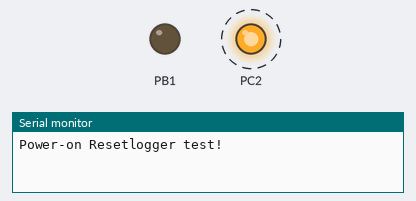
The program below on a simulated ATmega8, built with avr-gcc and emulated at 1 MHz. On the bench: output pins drawn as LEDs (lit = HIGH), the last lines printed to the serial monitor. Dashed ring = blinking. Pins used as bus, display or sensor lines are not drawn.

Above: at 0.15 s.
At 4.52 s:
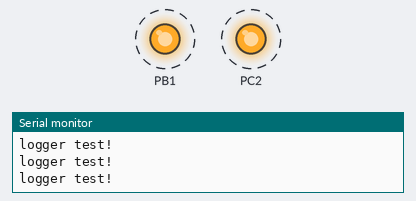
Timing chart, 0 to 4.8 s (numbered marks = the images above):
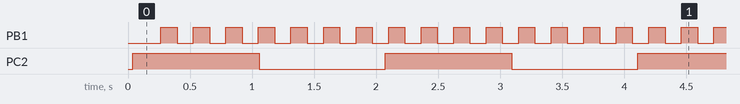

The program:

main.c
```c
/*
 * AfrSys.c
 *
 * Created: 2/8/2018 1:57:15 AM
 * Author : mabdelr2
 */


#include "MCU.h"

#include <util/delay.h>


#include "DIO.h"
#include "SCI_uart.h"
#include "SPI.h"
#include "LOG_uartLogger.h"
#include "adc.h"
#include "TIM_timers.h"


int main(void)
{
	uint16 u16AdcVal=0;
	//uint8 u8ValStr [20];

	DIO_vidSetPinMode(DIO_PC2, OUTPUT);
	DIO_vidSetPinMode(DIO_PB1, OUTPUT);
	DIO_vidSetPinMode(DIO_PC0, INPUT);

	DDRB = 0x06;                      // Set Port PB1 and PB2 as Output

	MCU_vidDisableInterrupts();

	UART_init(9600U);
	SPI_vidMasterInit();


	TIM_vidT1PWMInit(8, TIM1_CHA_CHB_NON_INVERTING, TIM1_1024_PRESCALER);

	TIM_vidT1PwmASetDuty(127);
	TIM_vidT1PwmBSetDuty(127);

	//ADC_vidInit();

	MCU_vidEnableInterrupts();


	//int input=23765;
	int fVolt;

	MCU_vidResetSrcCheck();

	while(1) {
		INFO("logger test! \n");
		SPI_eSendByte(0x01);

		_delay_ms(1000);
	}
	//uint32 temp;

	//INFO("ADC Read : \n");
	//u16AdcVal = ADC_u16Read(0);/* read channel zero where the temp sensor is connect */
	//temp = ((u16AdcVal*5)/(1023))*10; /* calculate the temp from the ADC value*/
	//INFO("ADC VAL : %d", u16AdcVal );


	while(1){

		u16AdcVal = ADC_u16Read(0);/* read channel zero where the temp sensor is connect */
		//temp = ((u16AdcVal*5)/(1023))*10; /* calculate the temp from the ADC value*/
		INFO("ADC VAL : %d", u16AdcVal );
		//INFO("Tmp VAL : %d", temp );
		_delay_ms(1000);
	}

	while(0) {

		//PORTC &= ~(1<<PINC3); /* LED on */
		//UART_sendByte('A');
		//DIO_vidDigitalPinToggle(DIO_PC2);
		//DIO_vidDigitalPinWrite(DIO_PC0, HIGH);
		//printNumber(2345,10);
		//UART_sendString();
		//UART_sendString("\r\n");
		//UART_sendString("ADC VAL : ");

		u16AdcVal = ADC_u16Read(0);
		fVolt=(u16AdcVal*5.00)/1023;
		INFO("ADC VAL : %d", u16AdcVal );
		INFO("volt VAL : %d", fVolt );
		//printNumber(u16AdcVal,10);
		//UART_sendString("\r\n");
		//UART_sendString(
		_delay_ms(1000);
		DIO_vidDigitalPinWrite(DIO_PB2,LOW);
		//SPI_eSendByte('A');
		_delay_ms(10);
		DIO_vidDigitalPinWrite(DIO_PB2,HIGH);
		//PORTC |= 1<<PINC3; /* LED off */
		//DIO_vidDigitalPinWrite(DIO_PC0, LOW);
		//_delay_ms(900);
	}

	while(1){

	}
	return 0;
}
```

LOG_uartLogger.c
```c
/*! \file LOG_uartLogger.c \brief UART logger library. */
/************************************************************************************************************
*
* File Name		: 'LOG_uartLogger.c'
* Title			: UART logger library
* Author		: Mohamed Abd El-Raouf - Copyright (C) 2018-2020
* Created		: 2/26/2018 5:22:32 AM
* Revised		: 3/22/2018 8:35:00 PM
* Version		: 1.0
* Target MCU	: Atmel AVR Series
*
* COPYRIGHT 2018  DEC-LLC All Rights Reserved
*
************************************************************************************************************/

/*--------------------------------------------- INCLUDES --------------------------------------------------*/
#include "SCI_uart.h"
#include "LOG_uartLogger.h"

/*----------------------------------------- MACROS Definitions --------------------------------------------*/

/*-------------------------------------Static functions Declarations --------------------------------------*/

static void uart_putchar(char c, FILE *stream);
static char uart_getchar(FILE *stream);

/*------------------------------------------ Global Variables ---------------------------------------------*/

boolean bLoggerInitialized = FALSE;
FILE uart_output = FDEV_SETUP_STREAM(uart_putchar, NULL, _FDEV_SETUP_WRITE);
FILE uart_input = FDEV_SETUP_STREAM(NULL, uart_getchar, _FDEV_SETUP_READ);
FILE uart_io = FDEV_SETUP_STREAM(uart_putchar, uart_getchar, _FDEV_SETUP_RW);

/*-------------------------------------Static functions Definitions ---------------------------------------*/

static void uart_putchar(char c, FILE *stream) {
	if (c == '\n') {
		uart_putchar('\r', stream);
	}
	UART_sendByte(c);
}

static char uart_getchar(FILE *stream) {
	return UART_recieveByte();
}

/*------------------------------------ Global Functions Definitions----------------------------------------*/

/************************************************************************************************************
* Function				: LOG_vidInit
* Description			: Initialize the LOG_uartLogger module by initializing the UART channel and setting
						  the stdout,stdin to the UART peripheral .
* Parameters[in]		: None
* Parameters[in/out]	: None
* Parameters[out]		: None
*
*************************************************************************************************************/
extern void LOG_vidInit(void){
	    UART_init(SERIAL_DEBUGGER_BAUD_RATE__);
		stdout = &uart_output;
		stdin  = &uart_input;
	    bLoggerInitialized = TRUE;
}


/************************************************************************************************************
* Function				: LOG_vidPrint
* Description			: Print a string to the UART terminal.
* Parameters[in]		: Multiple arguments that will be appended into a string and sent to the UART channel
* Parameters[in/out]	: None
* Parameters[out]		: None
*
Note : This function will initialize the default UART peripheral if it is not initialized
*************************************************************************************************************/
extern void LOG_vidPrint(char * format, ...){
	if ( bLoggerInitialized == FALSE ){
		LOG_vidInit();
		bLoggerInitialized = TRUE;
	}
	char debugMsg[DBG_BUF_MAX_SIZE];
	va_list ap;
	va_start(ap, format);
	vsnprintf(debugMsg, DBG_BUF_MAX_SIZE, format, ap);
	printf(debugMsg);
	va_end(ap);

}

/************************************************************************************************************
* Function				: LOG_vidPrintLn
* Description			: Print a string in one line to the UART terminal.
* Parameters[in]		: Multiple arguments that will be appended into a string and sent to the UART channel
* Parameters[in/out]	: None
* Parameters[out]		: None
*
Note : This function will initialize the default UART peripheral if it is not initialized
*************************************************************************************************************/
extern void LOG_vidPrintLn(char * format, ...){
	if ( bLoggerInitialized == FALSE ){
		LOG_vidInit();
		bLoggerInitialized = TRUE;
	}
	char debugMsg[DBG_BUF_MAX_SIZE];
	va_list ap;
	va_start(ap, format);
	vsnprintf(debugMsg, DBG_BUF_MAX_SIZE, format, ap);
	printf("%s\r",debugMsg);
	va_end(ap);
}
```

LOG_uartLogger.h
```c
/*! \file LOG_uartLogger.h \brief UART logger library. */
/************************************************************************************************************
*
* File Name		: 'LOG_uartLogger.h'
* Title			: UART logger library
* Author		: Mohamed Abd El-Raouf - Copyright (C) 2018-2020
* Created		: 2/26/2018 5:22:32 AM
* Revised		: 3/22/2018 8:35:00 PM
* Version		: 1.0
* Target MCU	: Atmel AVR Series
*
* COPYRIGHT 2018  DEC-LLC All Rights Reserved
*
************************************************************************************************************/
#ifndef LOG_UARTLOGGER_H_
#define LOG_UARTLOGGER_H_

/*--------------------------------------------- INCLUDES --------------------------------------------------*/
#include <stdio.h>
#include <stdarg.h>

/*----------------------------------------- MACROS Definitions --------------------------------------------*/
#define SERIAL_DEBUGGER_BAUD_RATE__ 9600u
#define DBG_BUF_MAX_SIZE 100U
/* wrapper to print one line to the UART terminal*/
#define INFO(...) LOG_vidPrintLn((char*)__VA_ARGS__)

/*------------------------------------------ Global Variables ---------------------------------------------*/

/*------------------------------------ Global Functions Definitions----------------------------------------*/

/************************************************************************************************************
* Function				: LOG_vidInit
* Description			: Initialize the LOG_uartLogger module by initializing the UART channel and setting
						  the stdout,stdin to the UART peripheral .
* Parameters[in]		: None
* Parameters[in/out]	: None
* Parameters[out]		: None
*
*************************************************************************************************************/
extern void LOG_vidInit(void);

/************************************************************************************************************
* Function				: LOG_vidPrint
* Description			: Print a string to the UART terminal.
* Parameters[in]		: Multiple arguments that will be appended into a string and sent to the UART channel
* Parameters[in/out]	: None
* Parameters[out]		: None
*
Note : This function will initialize the default UART peripheral if it is not initialized
*************************************************************************************************************/
extern void LOG_vidPrint(char * format, ...);

/************************************************************************************************************
* Function				: LOG_vidPrintLn
* Description			: Print a string in one line to the UART terminal.
* Parameters[in]		: Multiple arguments that will be appended into a string and sent to the UART channel
* Parameters[in/out]	: None
* Parameters[out]		: None
*
Note : This function will initialize the default UART peripheral if it is not initialized
*************************************************************************************************************/
extern void LOG_vidPrintLn(char * format, ...);


#endif /* LOG_UARTLOGGER_H_ */
```

MCU.c
```c
/*! \file MCU.c \brief library for all MCU configurations and dedicated APIs */
/**********************************************************************************************************
*
* File Name		: 'MCU.c'
* Title			: Library for all MCU configurations and dedicated APIs
* Author		: Mohamed Abd El-Raouf - Copyright (C) 2018-2020
* Created		: 2/10/2018 6:24:51 PM
* Revised		: 3/22/2018 8:35:00 PM
* Version		: 1.0
* Target MCU	: Atmel AVR Series
*
* COPYRIGHT 2018  DEC-LLC All Rights Reserved
*

 ----------------------------------------------------------------------------------------------------------
 cpu		:   ATmega8
 speed		:   1 mhz (max: 16 mhz)
 voltage	:	5 V
 ram		:   1024 bytes (0x0060-0x045f)
 rom		:   4096 bytes (0x0000-0x0fff)
 eeprom		:	512 bytes (0x0000-0x01ff)
 -----------------------------------------------------------------------------------------------------------
  -----------------------------------------------------------------------------------------------------------
  cpu:     ATmega32
  speed:   1 mhz (max: 16 mhz)
  voltage: 5 V
  ram:     2048 bytes (0x0060-0x085f)
  rom:     16384 bytes (0x0000-0x3fff)
  eeprom:  1024 bytes (0x0000-0x03ff)
  -----------------------------------------------------------------------------------------------------------
************************************************************************************************************/

/*---------------------------------------------------- INCLUDES --------------------------------------------*/
#include "MCU.h"
#include "LOG_uartLogger.h"

/*--------------------------------------------- MACROS Definitions ------------------------------------------*/


/*---------------------------------------------- Global Variables -------------------------------------------*/

/* Var. to count the number of the nested critical sections */
static uint8 MCU_u8NoOfInterrDisabled = (uint8)0x00;


/*--------------------------------------------- FUNCTION Definitions ----------------------------------------*/

/*************************************************************************************************************
* Function				: MCU_vidResetSrcCheck
* Description			: Check the source of last reset and perform necessary actions
* Parameters[in]		: None
* Parameters[in/out]	: None
* Parameters[out]		: None.
*
**************************************************************************************************************/
extern void MCU_vidResetSrcCheck(void){

	/* Reset Source checking */
	if (MCUCSR & (1<<PORF))
	{
		/* Power-on Reset */
		MCUCSR=0;

		INFO("Power-on Reset");
	}
	else if (MCUCSR & (1<<EXTRF))
	{
		/* External Reset */
		MCUCSR=0;

		INFO("External Reset");
	}
	else if (MCUCSR & (1<<BORF))
	{
		/* Brown-Out Reset */
		MCUCSR=0;

		INFO("Brown-Out Reset");
	}
	else if (MCUCSR & (1<<WDRF))
	{
		/* Watchdog Reset */
		MCUCSR=0;

		INFO("Watchdog Reset");
	} else {
		INFO("UNKNOWN RESET");
	}
}

/************************************************************************************************************
* Function				: MCU_vidDisableInterrupts
* Description			: Disables the Global interrupt of the Micro controller taking in
						  consideration the Nested Critical sections
* Parameters[in]		: None
* Parameters[in/out]	: None
* Parameters[out]		: None.
*
*************************************************************************************************************/
extern void MCU_vidDisableInterrupts(void)
{
	if(MCU_u8NoOfInterrDisabled == (uint8)0)
	{
		cli();
		MCU_u8NoOfInterrDisabled ++;
	}
	else
	{
		MCU_u8NoOfInterrDisabled ++;
	}
}

/************************************************************************************************************
* Function				: MCU_vidEnableInterrupts
* Description			: Enables the Global interrupt of the Micro controller taking in consideration
						  the Nested Critical sections
* Parameters[in]		: None
* Parameters[in/out]	: None
* Parameters[out]		: None.
*
*************************************************************************************************************/
extern void MCU_vidEnableInterrupts( void )
{
	if(MCU_u8NoOfInterrDisabled > (uint8)0)
	{
		MCU_u8NoOfInterrDisabled --;
	}
	else
	{

	}
	if(MCU_u8NoOfInterrDisabled ==(uint8)0)
	{
		sei();
	}
	else
	{

	}

}

/************************************************************************************************************
* Function				: MCU_vidDelay_1_us
* Description			: Cause a delay of almost 1 us
* Parameters[in]		: None
* Parameters[in/out]	: None
* Parameters[out]		: None.
*
*************************************************************************************************************/
extern void MCU_vidDelay_1_us(void)  {
	/* depends on cpu speed @ 1 mhz 1 us != 1 nop (minus something for call+ret) */
	NOP();
}

/************************************************************************************************************
* Function				: MCU_vidDelay_10_us
* Description			: Cause a delay of almost 10 us
* Parameters[in]		: None
* Parameters[in/out]	: None
* Parameters[out]		: None.
*
*************************************************************************************************************/
extern void MCU_vidDelay_10_us(void) {
	unsigned char a;
	 for (a=0; a<10; a++){
		  MCU_vidDelay_1_us();
	 }
}

/*************************************************************************************************************
* Function				: MCU_vidResetCpu
* Description			: Cause a reset for the MCU
* Parameters[in]		: None
* Parameters[in/out]	: None
* Parameters[out]		: None.
*
**************************************************************************************************************/
extern void MCU_vidResetCpu(void) {

}
```

Common_Macros.h
```c
/*! \file Common_Macros.h \brief common macros that are most commonly used in all other components */
/**********************************************************************************************************
*
* File Name		: 'Common_Macros.h'
* Title			: Common macros that are most commonly used in all other components
* Author		: Mohamed Abd El-Raouf - Copyright (C) 2018-2020
* Created		: 2/9/2018 3:33:02 PM
* Revised		: 3/22/2018 8:35:00 PM
* Version		: 1.0
* Target MCU	: Atmel AVR Series
*
* COPYRIGHT 2018  DEC-LLC All Rights Reserved
*
************************************************************************************************************/
#ifndef COMMON_MACROS_H_
#define COMMON_MACROS_H_

#define STD_ERR_OK		254U
#define STD_ERR_NOK		255U

#define TRUE	1U
#define FALSE	0U

#define PI			(3.141592653589793238462643383279500)
#define HALF_PI		(1.570796326794896619231321691639800)
#define TWO_PI		(6.283185307179586476925286766559000)
#define DEG_TO_RAD	(0.017453292519943295769236907684886)
#define RAD_TO_DEG	(57.29577951308232087679815481410500)

#define MIN(A,B)		((A)<(B)?(A):(B))
#define MAX(A,b)		((A)>(B)?(A):(B))
#define ABS(X)			((X)>0?(X):-(X))
#define CONSTRAIN		(VAL,LOWEST,HIGHEST) ((VAL)<(LOWEST)?(LOWEST):((VAL)>(HIGHEST)?(HIGHEST):(VAL)))
#define ROUND(X)		((X)>=0?(long)((X)+0.5f):(long)((X)-0.5f))
#define RADIANS(DEG)	((DEG)*DEG_TO_RAD)
#define DEGREES(RAD)	((RAD)*RAD_TO_DEG)
#define SQUARE(X)		((X)*(X))

#define SET_BIT(REG,BIT)			(REG |= 1<<BIT)
#define CLEAR_BIT(REG,BIT)			(REG &= ~(1<<BIT))
#define SET_BIT_HIGH(REG,BIT)		(SET_BIT(REG,BIT))
#define SET_BIT_LOW(REG,BIT)		(CLEAR_BIT(REG,BIT))
#define TOGGLE_BIT(REG,BIT)			(REG = REG ^ (1<<BIT) )
#define WRITE_BIT_VAL(REG, BIT,VAL)	(VAL ? SET_BIT(REG,BIT) : CLEAR_BIT(REG,BIT))
#define READ_BIT_VAL(REG, BIT)		(((REG) >> (BIT)) & 0x01)

#define WRITE_REG_VAL(REG, VAL)     (REG = VAL)
#define	inb(addr)			(addr)

/* Rotate right the register value with specific number of rotates */
#define ROR(REG,num) ( REG= (REG>>num) | (REG<<(8-num)) )

/* Rotate left the register value with specific number of rotates */
#define ROL(REG,num) ( REG= (REG<<num) | (REG>>(8-num)) )

/* Check if a specific bit is set in any register and return true if yes */
#define BIT_IS_SET(REG,BIT) ( REG & (1<<BIT) )

/* Check if a specific bit is cleared in any register and return true if yes */
#define BIT_IS_CLEAR(REG,BIT) ( !(REG & (1<<BIT)) )


#endif /* COMMON_MACROS_H_ */
```

Source omitted: MCU.h (6924 bytes), ADC.c (3751 bytes), ADC.h (3318 bytes), DIO.c (5006 bytes), DIO.h (4643 bytes), SPI.c (3258 bytes), SPI.h (3022 bytes), TIM_timers.c (21832 bytes), TIM_timers.h (11802 bytes), SCI_uart.c (6426 bytes), SCI_uart.h (4162 bytes), Std_Types.h (1051 bytes)

Measured:
- by itself, PB1: alternates HIGH for 0.13 s and LOW for 0.13 s
- by itself, PC2: alternates HIGH for 1.0 s and LOW for 1.0 s
